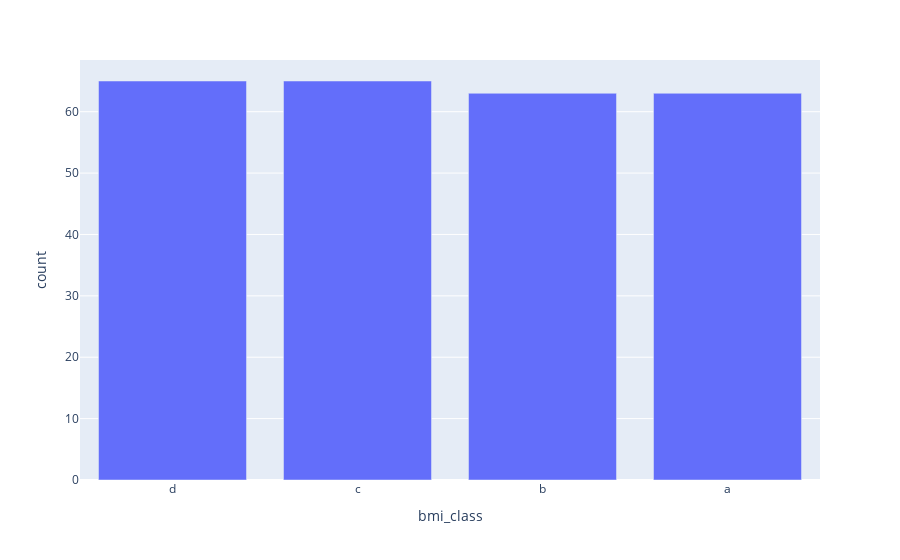

The cell this chart's notebook holds for it:
### Code cell
fig = px.bar(bmi_cl_df, x='bmi_class', y='count')
fig.show()

### Figure 1 — Plotly figure (JSON) as saved in the notebook; plotly's stock layout.template omitted (floating-point values rounded to 4 significant figures)
{"data": [{"alignmentgroup": "True", "hovertemplate": "bmi_class=%{x}<br>count=%{y}<extra></extra>", "legendgroup": "", "marker": {"color": "#636efa"}, "name": "", "offsetgroup": "", "orientation": "v", "showlegend": false, "textposition": "auto", "type": "bar", "x": ["d", "c", "b", "a"], "xaxis": "x", "y": [65, 65, 63, 63], "yaxis": "y"}], "layout": {"barmode": "relative", "legend": {"tracegroupgap": 0}, "margin": {"t": 60}, "xaxis": {"anchor": "y", "domain": [0, 1], "title": {"text": "bmi_class"}}, "yaxis": {"anchor": "x", "domain": [0, 1], "title": {"text": "count"}}}}
